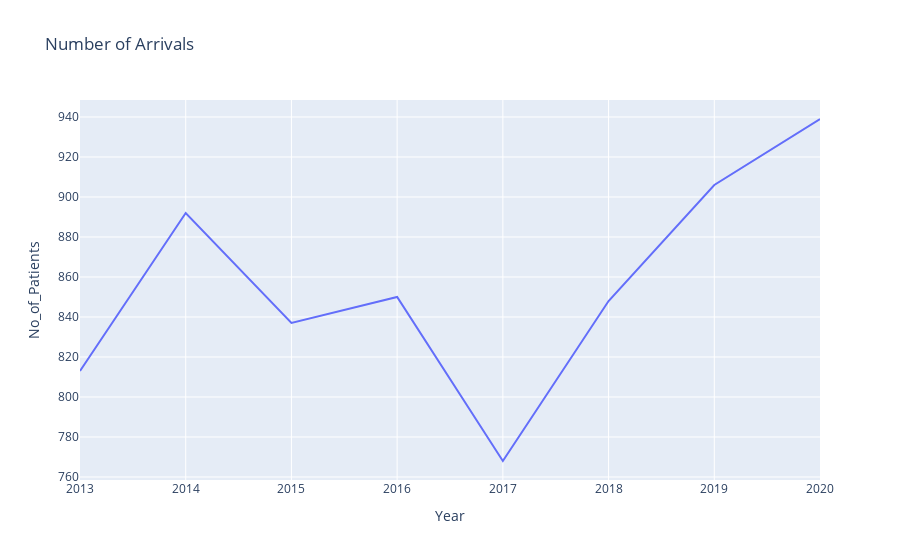

This figure's notebook cell:
### Markdown cell above
## ARRIVALS PER YEAR

### Code cell
# PREPARE DATA FOR ARRIVALS PLOT
df = ideal_df
df = df.loc[df.Year == 2013,'Start'].min()
daysin2013 = df.dayofyear
percentdaysin2013 = (365 - daysin2013) / 365
df = ideal_df
df = df.loc[df.Year == 2020,'End'].max()
daysin2020 = df.dayofyear
percentdaysin2020 = daysin2020 / 365
df = ideal_df
df = df.loc[df.Int_Arrival.notnull(),('Year','Int_Arrival')]
df = df.groupby('Year').count()
df = df.reset_index()
df = df.rename(columns={'Int_Arrival':'No_of_Patients'})
nopatients2013 = df.loc[df.Year == 2013, 'No_of_Patients']
df.loc[df.Year == 2013, 'No_of_Patients'] = int(nopatients2013 / percentdaysin2013)
nopatients2020 = df.loc[df.Year == 2020, 'No_of_Patients']
df.loc[df.Year == 2020, 'No_of_Patients'] = int(nopatients2020 / percentdaysin2020)
#Export Plot to external sheet
df.to_csv("Arrivals_per_Year.csv", index=False)  
plot_arrivals_year = df
#Show plot of datat
fig = px.line(plot_arrivals_year, x='Year', y='No_of_Patients', title='Number of Arrivals')
fig.show()

### Figure 1 — Plotly figure (JSON) as saved in the notebook; plotly's stock layout.template omitted (floating-point values rounded to 4 significant figures)
{"data": [{"hovertemplate": "Year=%{x}<br>No_of_Patients=%{y}<extra></extra>", "legendgroup": "", "line": {"color": "#636efa", "dash": "solid"}, "mode": "lines", "name": "", "orientation": "v", "showlegend": false, "type": "scatter", "x": [2013, 2014, 2015, 2016, 2017, 2018, 2019, 2020], "xaxis": "x", "y": [813, 892, 837, 850, 768, 848, 906, 939], "yaxis": "y"}], "layout": {"autosize": true, "legend": {"tracegroupgap": 0}, "title": {"text": "Number of Arrivals"}, "xaxis": {"anchor": "y", "autorange": true, "domain": [0, 1], "range": [2013, 2020], "title": {"text": "Year"}, "type": "linear"}, "yaxis": {"anchor": "x", "autorange": true, "domain": [0, 1], "range": [758.5, 948.5], "title": {"text": "No_of_Patients"}, "type": "linear"}}}
